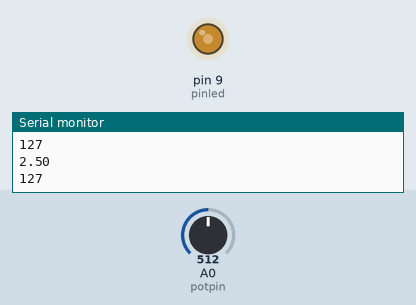
The sketch below on a simulated Arduino Uno, built with avr-gcc and run on an emulated ATmega328P. Shown: output pins drawn as LEDs (lit = HIGH), the last lines printed to the serial monitor. The test bench sets the inputs (shaded band); at power-on: A0 (potpin) = 512.

Above: at 1.2 s.
1.3 s: A0 (potpin) set to 716
At 2.1 s:
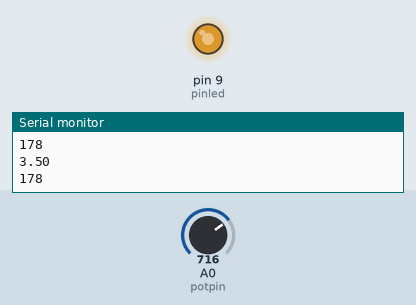
2.8 s: A0 (potpin) set to 900
At 3.7 s:
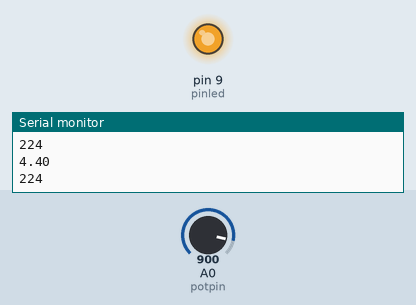
4.3 s: A0 (potpin) set to 122
At 5.2 s:
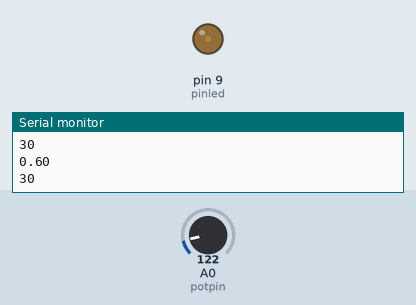
5.8 s: A0 (potpin) set to 0
At 6.6 s:
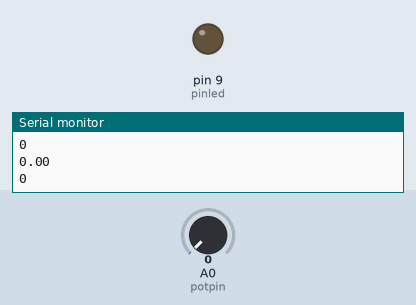
7.3 s: A0 (potpin) set to 511
At 8.1 s:
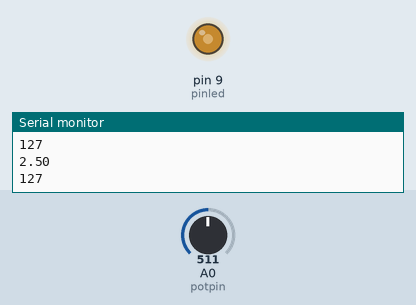
Timing chart, 0 to 9.8 s (numbered marks = the images above; inputs shaded):
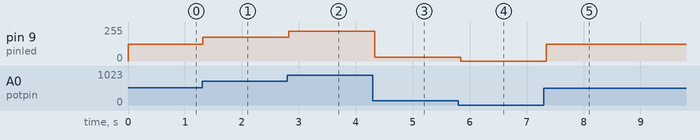

Measured:
- after the input at 1.3 s, pin 9 (pinled): 127/255 → 178/255 at once
- after the input at 2.8 s, pin 9 (pinled): 178/255 → 224/255 at once
- after the input at 4.3 s, pin 9 (pinled): 224/255 → 30/255 at once
- after the input at 5.8 s, pin 9 (pinled): 30/255 → 0/255 at once
- after the input at 7.3 s, pin 9 (pinled): 0/255 → 127/255 after 0.05 s

The sketch:

dim.ino
```cpp
int potpin = A0;
int readvalue;
float voltage;
int led;
int pinled = 9;

void setup() {
  // put your setup code here, to run once:
  pinMode(potpin,INPUT);
  pinMode(pinled,OUTPUT);
  Serial.begin(9600);

}

void loop() {
  // put your main code here, to run repeatedly:
  readvalue = analogRead(potpin);
  voltage = (5./1023.)*readvalue;
  led = voltage*51;
  Serial.println(voltage);
  Serial.println(led);
  analogWrite(pinled,led);
  delay(100);
}
```
